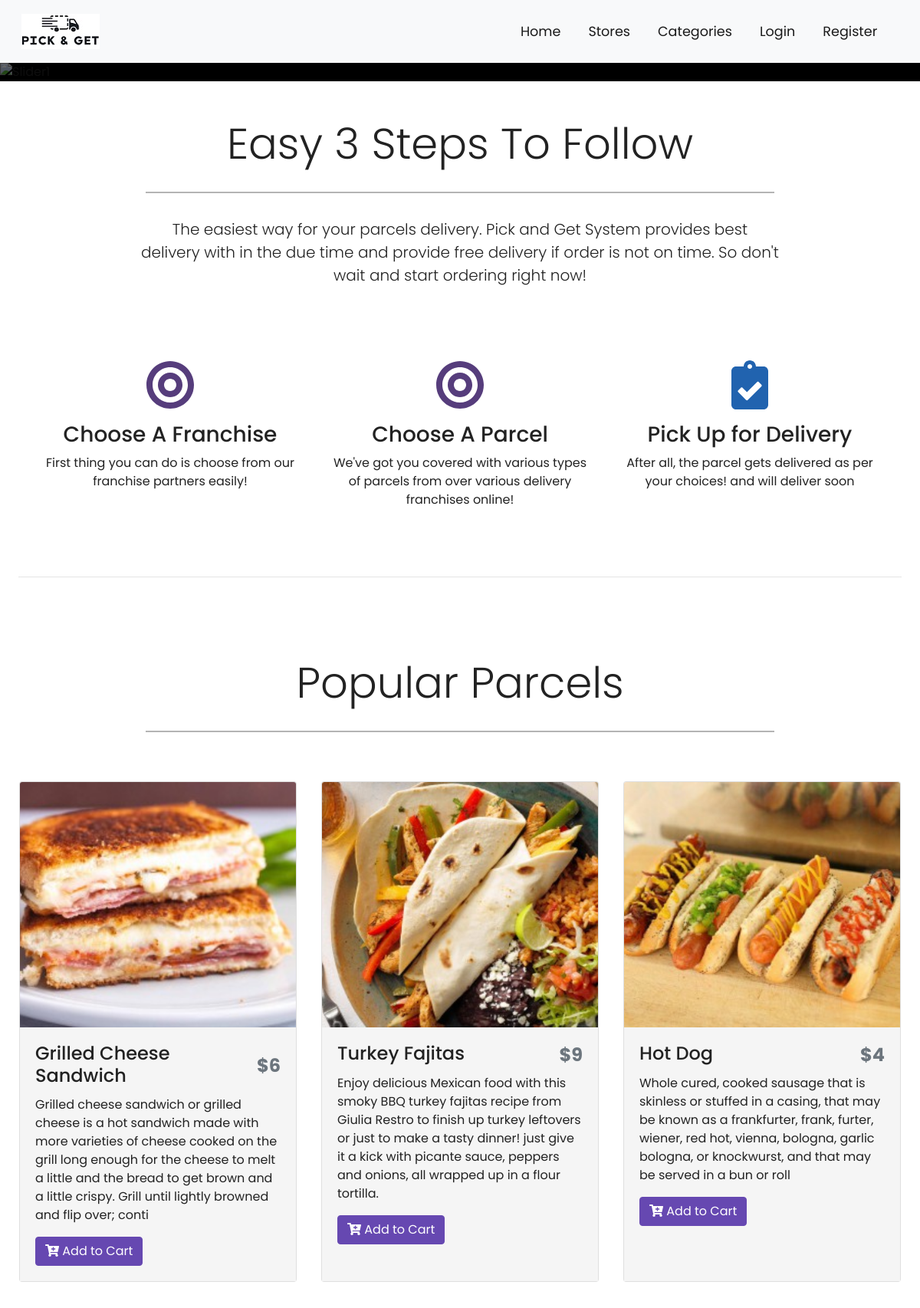
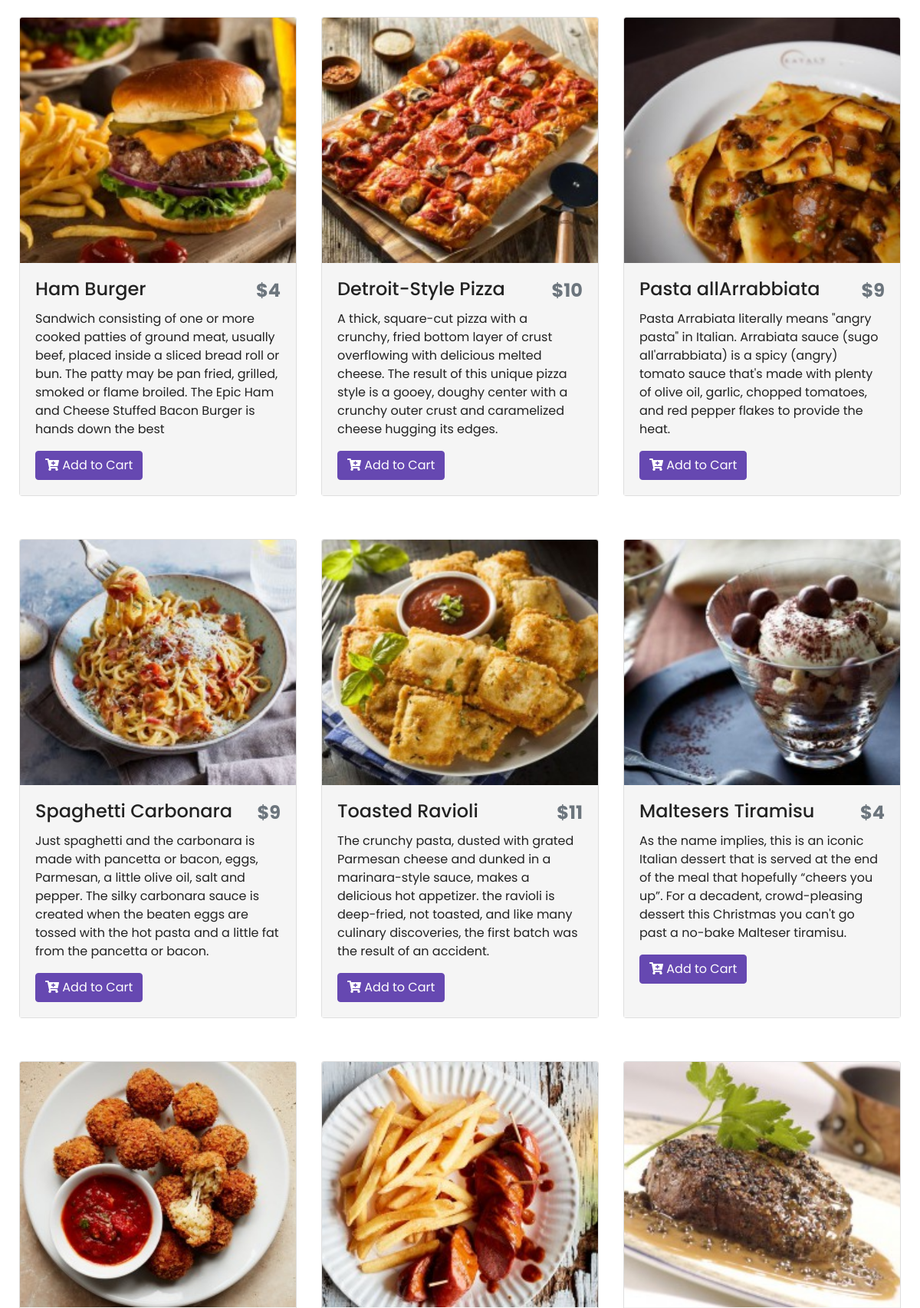
The page / (upper part) on the database its author committed (2 pictures, top to bottom).
### tables this page shows
CREATE TABLE `dishesh` (
  `d_id` int(11) NOT NULL,
  `r_id` int(11) NOT NULL,
  `name` varchar(255) NOT NULL,
  `about` varchar(255) NOT NULL,
  `price` float NOT NULL,
  `img` text NOT NULL
);

### application/controllers/Home.php (called while the page is built, shortened)
<?php
class Home extends CI_Controller {
	public function index()
	{
		$this->load->model('Menu_model');
		$dish = $this->Menu_model->getMenu();
		$data['dishesh'] = $dish;
		$this->load->view('front/partials/header');
		$this->load->view('front/home', $data);
		$this->load->view('front/partials/footer');
	}
}

### index.php (called while the page is built, shortened)
<?php
require_once BASEPATH.'core/CodeIgniter.php';

### application/models/Menu_model.php (called while the page is built, shortened)
<?php
class Menu_model extends CI_Model {
    public function getMenu() {
        $result = $this->db->get('dishesh')->result_array();
        return $result;
    }
}

### application/views/front/home.php (the view, shortened to what this page needs)
<div id="slides" class="carousel slide carousel-cus" data-ride="carousel">
    <ul class="carousel-indicators">
    </ul>
    <div class="carousel-inner">
        <div class="carousel-item active">
            <img src="<?php echo base_url().'public\front\img\s1.jpg';?>" alt="Slider1">
            <div class="carousel-caption text-left">
                <h1 class="display-2">Delivery?!</h1>
            </div>
        </div>
    </div>
</div>
<div class="container-fluid padding">
    <div class="row text-center welcome">
        <div class="col-12">
            <h1 class="display-4">Easy 3 Steps To Follow</h1>
        </div>
        <hr>
        <div class="col-12">
            <p class="lead">The easiest way for your parcels delivery. Pick and Get System provides best delivery
                with in the due time and provide free delivery if order is not on time. So don't wait and start ordering right now!</p>
        </div>
    </div>
</div>
<div class="container-fluid padding">
    <div class="row text-center padding">
        <div class="col-xs-12 col-sm-6 col-md-4">
            <i class="fas fa-bullseye"></i>
            <h3>Choose A Franchise</h3>
            <p>First thing you can do is choose from our franchise partners easily!</p>
        </div>
        <div class="col-xs-12 col-sm-6 col-md-4">
            <i class="fas fa-bullseye"></i>
            <h3>Choose A Parcel</h3>
            <p>We've got you covered with various types of parcels from over various delivery franchises online!</p>
        </div>
        <div class="col-sm-12 col-md-4">
        <i class="fas fa-clipboard-check"></i>
            <h3>Pick Up for Delivery</h3>
            <p>After all, the parcel gets delivered as per your choices! and will deliver soon</p>
        </div>
    </div>
    <hr class="my-4">
</div>
<div class="container-fluid padding">
    <div class="row welcome text-center welcome">
        <div class="col-12">
            <h1 class="display-4">Popular Parcels</h1>
        </div>
        <hr>
    </div>
</div>
<div class="container-fluid padding dish-card">
    <div class="row">
        <?php if(!empty($dishesh)) { ?>
        <?php foreach($dishesh as $dish) { ?>
        <div class="col-md-6 col-lg-4 d-flex align-items-stretch">
            <div class="card mb-4 shadow-sm">
                <?php $image = $dish['img'];?>
                <img class="card-img-top" src="<?php echo base_url().'public/uploads/dishesh/thumb/'.$image; ?>">
                <div class="card-body">
                    <div class="d-flex justify-content-between align-items-center">
                        <h4 class="card-title"><?php echo $dish['name']; ?></h4>
                        <h4 class="text-muted"><b>$<?php echo $dish['price']; ?></b></h4>
                    </div>
                    <p class="card-text"><?php echo $dish['about']; ?></p>
                    <a href="<?php echo base_url().'Dish/addToCart/'.$dish['d_id']; ?>" class="btn btn-primary"><i
                            class="fas fa-cart-plus"></i> Add to Cart</a>
                </div>
            </div>
        </div>
        <?php } ?>
        <?php } else { ?>
        <div class="jumbotron">
            <h1>No records found</h1>
        </div>
        <?php } ?>
    </div>
</div>

### assets/css/style.css (style rules this page uses)
html, body { height: 100%; width: 100%; font-family: "Poppins", sans-serif; color: #222; }
.carousel-inner { background: black; }
.carousel-inner img { width: 100%; height: 85vh; opacity: 0.4; }
.carousel-caption { position: absolute; top: 50%; transform: translateY(-50%); }
.carousel-caption h1 { font-size: 500%; text-transform: uppercase; }
.btn-primary { background-color: #6648b1; border: 1px solid #6648b1; }
.padding { padding-left: 1.5rem; padding-right: 1.5rem; padding-bottom: 2rem; }
.welcome { width: 75%; margin: 0 auto; padding-top: 2rem; }
.welcome hr { border-top: 2px solid #b4b4b4; width: 95%; margin-top: 0.3rem; margin-bottom: 1rem; }
.fa-clipboard-check { color: #2163af; }
.fa-bullseye { color: #563d7c; }
.fa-check-circle, .fa-utensils, .fa-clipboard-check, .fa-bullseye, .fa-heart { font-size: 4em; margin: 1rem; }
.dish-card .card-img-top { width: 100%; height: 40vh; object-fit: cover; }
.dish-card .card-body { background-color: #f5f5f5; }
.carousel-item { transition: -webkit-transform 0.5s ease; transition: transform 0.5s ease; transition: transform 0.5s ease, -webkit-transform 0.5s ease; -webkit-backface-visibility: visible; backface-visibility: visible; }
[class*="col-"] { padding: 1rem; }

### rows shown on the page
dishesh: img (picture), name "Grilled Cheese Sandwich", price "6", about "Grilled cheese sandwich or grilled cheese is a hot sandwich made with more varieties of cheese cooked on the grill long enough for the cheese to melt a little and the bread to get brown and a little crispy. Grill until lightly browned and flip over; conti"
dishesh: img (picture), name "Turkey Fajitas", price "9", about "Enjoy delicious Mexican food with this smoky BBQ turkey fajitas recipe from Giulia Restro to finish up turkey leftovers or just to make a tasty dinner! just give it a kick with picante sauce, peppers and onions, all wrapped up in a flour tortilla."
dishesh: img (picture), name "Hot Dog", price "4", about "Whole cured, cooked sausage that is skinless or stuffed in a casing, that may be known as a frankfurter, frank, furter, wiener, red hot, vienna, bologna, garlic bologna, or knockwurst, and that may be served in a bun or roll"
dishesh: img (picture), name "Ham Burger", price "4", about "Sandwich consisting of one or more cooked patties of ground meat, usually beef, placed inside a sliced bread roll or bun. The patty may be pan fried, grilled, smoked or flame broiled. The Epic Ham and Cheese Stuffed Bacon Burger is hands down the best"
dishesh: img (picture), name "Detroit-Style Pizza", price "10", about "A thick, square-cut pizza with a crunchy, fried bottom layer of crust overflowing with delicious melted cheese. The result of this unique pizza style is a gooey, doughy center with a crunchy outer crust and caramelized cheese hugging its edges."
dishesh: img (picture), name "Pasta allArrabbiata", price "9", about "Pasta Arrabiata literally means \"angry pasta\" in Italian. Arrabiata sauce (sugo all'arrabbiata) is a spicy (angry) tomato sauce that's made with plenty of olive oil, garlic, chopped tomatoes, and red pepper flakes to provide the heat."
dishesh: img (picture), name "Spaghetti Carbonara", price "9", about "Just spaghetti and the carbonara is made with pancetta or bacon, eggs, Parmesan, a little olive oil, salt and pepper. The silky carbonara sauce is created when the beaten eggs are tossed with the hot pasta and a little fat from the pancetta or bacon."
dishesh: img (picture), name "Toasted Ravioli", price "11", about "The crunchy pasta, dusted with grated Parmesan cheese and dunked in a marinara-style sauce, makes a delicious hot appetizer. the ravioli is deep-fried, not toasted, and like many culinary discoveries, the first batch was the result of an accident."
dishesh: img (picture), name "Maltesers Tiramisu", price "4", about "As the name implies, this is an iconic Italian dessert that is served at the end of the meal that hopefully “cheers you up”. For a decadent, crowd-pleasing dessert this Christmas you can't go past a no-bake Malteser tiramisu."
dishesh: img (picture)
dishesh: img (picture)
dishesh: img (picture)
